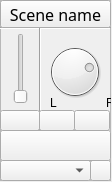
<?xml version="1.0" encoding="UTF-8"?>
<ui version="4.0">
 <class>SceneWindow</class>
 <widget class="QWidget" name="SceneWindow">
  <property name="geometry">
   <rect>
    <x>0</x>
    <y>0</y>
    <width>112</width>
    <height>182</height>
   </rect>
  </property>
  <property name="windowTitle">
   <string>Tavern</string>
  </property>
  <widget class="QFrame" name="scene_frame">
   <property name="geometry">
    <rect>
     <x>0</x>
     <y>0</y>
     <width>111</width>
     <height>181</height>
    </rect>
   </property>
   <property name="frameShape">
    <enum>QFrame::StyledPanel</enum>
   </property>
   <property name="frameShadow">
    <enum>QFrame::Raised</enum>
   </property>
   <widget class="QPushButton" name="mute_button">
    <property name="geometry">
     <rect>
      <x>0</x>
      <y>110</y>
      <width>40</width>
      <height>21</height>
     </rect>
    </property>
    <property name="font">
     <font>
      <pointsize>10</pointsize>
      <strikeout>false</strikeout>
     </font>
    </property>
    <property name="text">
     <string/>
    </property>
    <property name="icon">
     <iconset>
      <normaloff>../ui_forms/icons/icons8-audio-90.png</normaloff>../ui_forms/icons/icons8-audio-90.png</iconset>
    </property>
    <property name="checkable">
     <bool>true</bool>
    </property>
   </widget>
   <widget class="QLabel" name="balance_label">
    <property name="geometry">
     <rect>
      <x>50</x>
      <y>93</y>
      <width>61</width>
      <height>20</height>
     </rect>
    </property>
    <property name="font">
     <font>
      <pointsize>9</pointsize>
     </font>
    </property>
    <property name="text">
     <string>L               R</string>
    </property>
   </widget>
   <widget class="QDial" name="balance_pot">
    <property name="geometry">
     <rect>
      <x>44</x>
      <y>41</y>
      <width>61</width>
      <height>61</height>
     </rect>
    </property>
    <property name="minimum">
     <number>-100</number>
    </property>
    <property name="maximum">
     <number>100</number>
    </property>
    <property name="value">
     <number>50</number>
    </property>
   </widget>
   <widget class="QSlider" name="volume_slide">
    <property name="geometry">
     <rect>
      <x>10</x>
      <y>33</y>
      <width>21</width>
      <height>71</height>
     </rect>
    </property>
    <property name="maximum">
     <number>100</number>
    </property>
    <property name="orientation">
     <enum>Qt::Vertical</enum>
    </property>
   </widget>
   <widget class="Line" name="horizontal_line">
    <property name="geometry">
     <rect>
      <x>0</x>
      <y>18</y>
      <width>111</width>
      <height>20</height>
     </rect>
    </property>
    <property name="orientation">
     <enum>Qt::Horizontal</enum>
    </property>
   </widget>
   <widget class="Line" name="vertical_line">
    <property name="geometry">
     <rect>
      <x>30</x>
      <y>27</y>
      <width>20</width>
      <height>104</height>
     </rect>
    </property>
    <property name="orientation">
     <enum>Qt::Vertical</enum>
    </property>
   </widget>
   <widget class="QComboBox" name="preset_list">
    <property name="geometry">
     <rect>
      <x>0</x>
      <y>160</y>
      <width>91</width>
      <height>21</height>
     </rect>
    </property>
    <property name="font">
     <font>
      <pointsize>9</pointsize>
     </font>
    </property>
    <property name="currentText">
     <string/>
    </property>
   </widget>
   <widget class="QPushButton" name="next_preset_button">
    <property name="geometry">
     <rect>
      <x>90</x>
      <y>160</y>
      <width>21</width>
      <height>21</height>
     </rect>
    </property>
    <property name="icon">
     <iconset>
      <normaloff>../GUI/icons/icons8-end-30.png</normaloff>../GUI/icons/icons8-end-30.png</iconset>
    </property>
   </widget>
   <widget class="QPushButton" name="timed_button">
    <property name="geometry">
     <rect>
      <x>39</x>
      <y>110</y>
      <width>36</width>
      <height>21</height>
     </rect>
    </property>
    <property name="font">
     <font>
      <pointsize>10</pointsize>
      <strikeout>false</strikeout>
     </font>
    </property>
    <property name="text">
     <string/>
    </property>
    <property name="icon">
     <iconset>
      <normaloff>../GUI/icons/icons8-sand-timer-30.png</normaloff>../GUI/icons/icons8-sand-timer-30.png</iconset>
    </property>
   </widget>
   <widget class="QPushButton" name="add_channel_button">
    <property name="geometry">
     <rect>
      <x>74</x>
      <y>110</y>
      <width>36</width>
      <height>21</height>
     </rect>
    </property>
    <property name="font">
     <font>
      <pointsize>10</pointsize>
      <strikeout>false</strikeout>
     </font>
    </property>
    <property name="text">
     <string/>
    </property>
    <property name="icon">
     <iconset>
      <normaloff>icons/icons8-add-song-90.png</normaloff>icons/icons8-add-song-90.png</iconset>
    </property>
   </widget>
   <widget class="QPushButton" name="play_button">
    <property name="geometry">
     <rect>
      <x>0</x>
      <y>130</y>
      <width>111</width>
      <height>31</height>
     </rect>
    </property>
    <property name="text">
     <string/>
    </property>
    <property name="icon">
     <iconset>
      <normaloff>../ui_forms/icons/icons8-play-90.png</normaloff>
      <normalon>../ui_forms/icons/icons8-pause-90.png</normalon>../ui_forms/icons/icons8-play-90.png</iconset>
    </property>
    <property name="iconSize">
     <size>
      <width>22</width>
      <height>22</height>
     </size>
    </property>
    <property name="checkable">
     <bool>true</bool>
    </property>
   </widget>
   <widget class="QToolButton" name="scene_button">
    <property name="geometry">
     <rect>
      <x>0</x>
      <y>0</y>
      <width>111</width>
      <height>28</height>
     </rect>
    </property>
    <property name="font">
     <font>
      <family>Cantarell Extra Bold</family>
      <pointsize>12</pointsize>
      <strikeout>false</strikeout>
      <stylestrategy>PreferDefault</stylestrategy>
     </font>
    </property>
    <property name="cursor">
     <cursorShape>PointingHandCursor</cursorShape>
    </property>
    <property name="layoutDirection">
     <enum>Qt::LeftToRight</enum>
    </property>
    <property name="text">
     <string>Scene name</string>
    </property>
    <property name="iconSize">
     <size>
      <width>22</width>
      <height>22</height>
     </size>
    </property>
    <property name="checkable">
     <bool>true</bool>
    </property>
    <property name="checked">
     <bool>false</bool>
    </property>
   </widget>
   <zorder>mute_button</zorder>
   <zorder>balance_label</zorder>
   <zorder>balance_pot</zorder>
   <zorder>volume_slide</zorder>
   <zorder>horizontal_line</zorder>
   <zorder>preset_list</zorder>
   <zorder>vertical_line</zorder>
   <zorder>next_preset_button</zorder>
   <zorder>timed_button</zorder>
   <zorder>add_channel_button</zorder>
   <zorder>play_button</zorder>
   <zorder>scene_button</zorder>
  </widget>
  <action name="actionNew_Preset">
   <property name="text">
    <string>New Preset</string>
   </property>
  </action>
 </widget>
 <resources/>
 <connections>
  <connection>
   <sender>mute_button</sender>
   <signal>toggled(bool)</signal>
   <receiver>mute_button</receiver>
   <slot>showNormal()</slot>
   <hints>
    <hint type="sourcelabel">
     <x>19</x>
     <y>120</y>
    </hint>
    <hint type="destinationlabel">
     <x>19</x>
     <y>120</y>
    </hint>
   </hints>
  </connection>
 </connections>
</ui>
